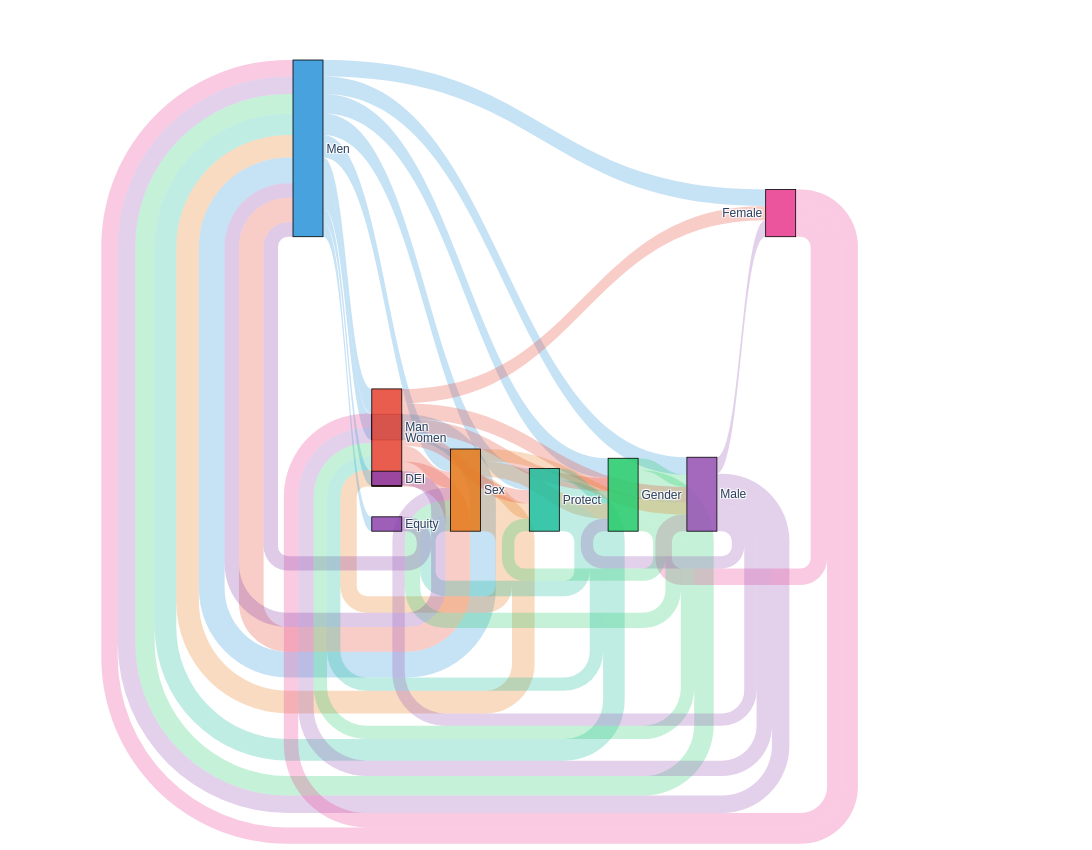

The cell this chart's notebook holds for it:
### Markdown cell above
## Figure 7. Co-occurrence flow diagram (Sankey)

This diagram represents the co-occurrence network as **elastic bands with source and target**. Each band represents a pair of terms that appear together in the same unit of analysis; the band thickness is proportional to the co-occurrence frequency.

**How to read the Sankey:** When you hover over a term (node) or a co-occurrence band (link), a number appears. That number indicates how many times the two connected terms appeared together in the same unit of analysis. It is calculated by counting, across all 51 units of analysis, every time both terms of the pair are present in the same text segment. For example, if "men" and "women" co-occur in 24 units, the link between them shows 24.

Unlike the heatmap (Figure 6), the Sankey lets you visually trace the **semantic flow** from one concept to another, revealing the association chains in the discourse (e.g., how *gender* connects to *ideology*, and how *women* connects to *sports*).

### Code cell
# --- Figure 7: Sankey co-occurrence diagram (source → target bands) ---

import plotly.graph_objects as go
from collections import defaultdict

key_terms = [
    "women", "woman", "men", "man", "girls", "girl", "boys", "boy",
    "female", "male", "sex", "gender", "gender identity", "biological",
    "family", "families", "mother", "mothers", "father", "fathers",
    "sports", "athletic", "athlete", "title ix",
    "transgender", "trans", "ideology", "gender ideology",
    "single-sex", "single sex spaces", "bathroom", "locker room",
    "protection", "protect", "children", "child", "safety", "fairness",
    "dei", "diversity", "equity", "inclusion", "military", "service member"
]

key_terms_lower = [t.lower() for t in key_terms]

# Count co-occurrences source→target (bidirectional)
co_pairs = defaultdict(int)

for _, row in units_df.iterrows():
    text = row["text"].lower()
    present_terms = [t for t in key_terms_lower if t in text]
    for i in range(len(present_terms)):
        for j in range(i + 1, len(present_terms)):
            t1, t2 = present_terms[i], present_terms[j]
            co_pairs[(t1, t2)] += 1
            co_pairs[(t2, t1)] += 1

# Sort by weight and take top N flows for visual clarity
sorted_pairs = sorted(co_pairs.items(), key=lambda x: x[1], reverse=True)
top_n = 40
top_pairs = sorted_pairs[:top_n]

print(f"Total co-occurrence pairs: {len(co_pairs)}")
print(f"Bands shown (top {top_n}): {len(top_pairs)}")

# Build unique node list
all_nodes = list(dict.fromkeys(
    [t for pair in top_pairs for t in pair[0]]
))
node_index = {node: i for i, node in enumerate(all_nodes)}

# English labels
term_labels = {
    "women": "Women", "woman": "Woman", "men": "Men", "man": "Man",
    "girls": "Girls", "girl": "Girl", "boys": "Boys", "boy": "Boy",
    "female": "Female", "male": "Male", "sex": "Sex", "gender": "Gender",
    "gender identity": "Gender identity", "biological": "Biological",
    "family": "Family", "families": "Families", "mother": "Mother", "mothers": "Mothers",
    "father": "Father", "fathers": "Fathers", "sports": "Sports", "athletic": "Athletic",
    "athlete": "Athlete", "title ix": "Title IX", "transgender": "Transgender",
    "trans": "Trans", "ideology": "Ideology", "gender ideology": "Gender ideology",
    "single-sex": "Single-sex", "single sex spaces": "Single-sex spaces",
    "bathroom": "Bathroom", "locker room": "Locker room", "protection": "Protection",
    "protect": "Protect", "children": "Children", "child": "Child",
    "safety": "Safety", "fairness": "Fairness", "dei": "DEI",
    "diversity": "Diversity", "equity": "Equity", "inclusion": "Inclusion",
    "military": "Military", "service member": "Service member"
}

node_labels = [term_labels.get(n, n) for n in all_nodes]

# Distinct color for every key node so threads are visually separable.
# The most important gender terms (Women, Men, Gender, Sex, Male, Female...)
# each get their own hue instead of sharing one red.
node_palette = {
    "women":      "rgba(231, 76, 60, 0.90)",   # red
    "woman":      "rgba(231, 76, 60, 0.90)",
    "men":        "rgba(52, 152, 219, 0.90)",   # blue
    "man":        "rgba(52, 152, 219, 0.90)",
    "gender":     "rgba(46, 204, 113, 0.90)",   # green
    "sex":        "rgba(230, 126, 34, 0.90)",   # orange
    "male":       "rgba(155, 89, 182, 0.90)",   # purple
    "female":     "rgba(232, 67, 147, 0.90)",   # pink
    "girls":      "rgba(241, 196, 15, 0.90)",   # yellow
    "girl":       "rgba(241, 196, 15, 0.90)",
    "boys":       "rgba(52, 73, 94, 0.90)",     # dark blue-gray
    "boy":        "rgba(52, 73, 94, 0.90)",
    "gender identity": "rgba(142, 68, 173, 0.90)", # violet
    "transgender":     "rgba(26, 188, 156, 0.90)", # turquoise
    "trans":           "rgba(26, 188, 156, 0.90)",
    "family":          "rgba(243, 156, 18, 0.90)", # amber-orange
    "families":        "rgba(243, 156, 18, 0.90)",
    "mother":          "rgba(230, 126, 34, 0.80)",
    "mothers":         "rgba(230, 126, 34, 0.80)",
    "father":          "rgba(52, 152, 219, 0.80)",
    "fathers":         "rgba(52, 152, 219, 0.80)",
    "children":        "rgba(46, 204, 113, 0.80)",
    "child":           "rgba(46, 204, 113, 0.80)",
    "sports":          "rgba(155, 89, 182, 0.85)",
    "athletic":        "rgba(155, 89, 182, 0.85)",
    "athlete":         "rgba(155, 89, 182, 0.85)",
    "title ix":        "rgba(155, 89, 182, 0.85)",
    "ideology":        "rgba(231, 76, 60, 0.75)",
    "gender ideology": "rgba(231, 76, 60, 0.75)",
    "dei":             "rgba(142, 68, 173, 0.85)",
    "diversity":       "rgba(142, 68, 173, 0.85)",
    "equity":          "rgba(142, 68, 173, 0.85)",
    "inclusion":       "rgba(142, 68, 173, 0.85)",
    "protection":      "rgba(26, 188, 156, 0.85)",
    "protect":         "rgba(26, 188, 156, 0.85)",
    "safety":          "rgba(26, 188, 156, 0.85)",
    "fairness":        "rgba(26, 188, 156, 0.85)",
    "biological":      "rgba(230, 126, 34, 0.80)",
}
default_color = "rgba(108, 117, 125, 0.80)"  # gray for others

node_colors = [node_palette.get(n, default_color) for n in all_nodes]

# Build arrays for Sankey
source = [node_index[pair[0][0]] for pair in top_pairs]
target = [node_index[pair[0][1]] for pair in top_pairs]
value = [pair[1] for pair in top_pairs]
max_val = max(value) if value else 1

# Link colors: inherit the source node color with transparency (so each thread
# is colored by its source category, not all gray)
# Links inherit the source node color (already in node_palette) with lower alpha.
base_colors = {k: v.replace("0.90)", "0.90)") for k, v in node_palette.items()}
# Adjust alpha for links: take each rgba and reduce the last channel to 0.30
def _link_alpha(color_str, alpha=0.30):
    # color_str like "rgba(231, 76, 60, 0.90)" -> replace last value
    import re
    return re.sub(r",\s*[\d.]+\)$", f", {alpha})", color_str)

default_color = "rgba(108, 117, 125, 0.30)"

# Build link color per source node
link_colors = []
for s_idx in source:
    src_node = all_nodes[s_idx]
    base = base_colors.get(src_node, default_color)
    link_colors.append(_link_alpha(base, 0.28))

fig = go.Figure(data=[go.Sankey(
    arrangement = "snap",
    node = dict(
        pad = 25,
        thickness = 30,
        line = dict(color="black", width=0.8),
        label = node_labels,
        color = node_colors,
    ),
    link = dict(
        source = source,
        target = target,
        value = value,
        color = link_colors,
        hovertemplate = "%{source.label} → %{target.label}: %{value} co-occurrences<extra></extra>",
    )
)])

fig.update_layout(
    font_size=12,
    font_family="Arial",
    width=1300,
    height=850,
    margin=dict(l=30, r=30, t=60, b=30),
)

# Export as static image
try:
    fig_path = OUTPUTS_NOTEBOOK / "figura_07_sankey_coocurrencia.png"
    fig.write_image(str(fig_path), scale=2)
    print("Exported (PNG):", fig_path)
except Exception as e:
    print("Could not export PNG:", e)

fig.show()
print(f"Nodes: {len(all_nodes)}, Bands: {len(top_pairs)}")

### Figure 1 — Plotly figure (JSON) as saved in the notebook; plotly's stock layout.template omitted (floating-point values rounded to 4 significant figures)
{"data": [{"arrangement": "snap", "link": {"color": ["rgba(52, 152, 219, 0.28)", "rgba(52, 152, 219, 0.28)", "rgba(231, 76, 60, 0.28)", "rgba(52, 152, 219, 0.28)", "rgba(52, 152, 219, 0.28)", "rgba(230, 126, 34, 0.28)", "rgba(52, 152, 219, 0.28)", "rgba(26, 188, 156, 0.28)", "rgba(52, 152, 219, 0.28)", "rgba(46, 204, 113, 0.28)", "rgba(52, 152, 219, 0.28)", "rgba(155, 89, 182, 0.28)", "rgba(231, 76, 60, 0.28)", "rgba(230, 126, 34, 0.28)", "rgba(52, 152, 219, 0.28)", "rgba(232, 67, 147, 0.28)", "rgba(232, 67, 147, 0.28)", "rgba(155, 89, 182, 0.28)", "rgba(230, 126, 34, 0.28)", "rgba(46, 204, 113, 0.28)", "rgba(231, 76, 60, 0.28)", "rgba(155, 89, 182, 0.28)", "rgba(230, 126, 34, 0.28)", "rgba(26, 188, 156, 0.28)", "rgba(231, 76, 60, 0.28)", "rgba(232, 67, 147, 0.28)", "rgba(52, 152, 219, 0.28)", "rgba(142, 68, 173, 0.28)", "rgba(52, 152, 219, 0.28)", "rgba(142, 68, 173, 0.28)", "rgba(231, 76, 60, 0.28)", "rgba(46, 204, 113, 0.28)", "rgba(231, 76, 60, 0.28)", "rgba(26, 188, 156, 0.28)", "rgba(155, 89, 182, 0.28)", "rgba(230, 126, 34, 0.28)", "rgba(155, 89, 182, 0.28)", "rgba(46, 204, 113, 0.28)", "rgba(46, 204, 113, 0.28)", "rgba(26, 188, 156, 0.28)"], "hovertemplate": "%{source.label} → %{target.label}: %{value} co-occurrences<extra></extra>", "source": [0, 1, 2, 0, 0, 3, 0, 4, 0, 5, 0, 6, 2, 3, 0, 7, 7, 6, 3, 5, 2, 6, 3, 4, 2, 7, 0, 8, 0, 9, 2, 5, 2, 4, 6, 3, 6, 5, 5, 4], "target": [1, 0, 0, 2, 3, 0, 4, 0, 5, 0, 6, 0, 3, 2, 7, 0, 6, 7, 5, 3, 6, 2, 4, 3, 7, 2, 8, 0, 9, 0, 5, 2, 4, 2, 3, 6, 5, 6, 4, 5], "value": [25, 25, 24, 24, 22, 22, 21, 21, 19, 19, 17, 17, 16, 16, 16, 16, 16, 16, 15, 15, 15, 15, 15, 15, 14, 14, 14, 14, 14, 14, 13, 13, 13, 13, 12, 12, 12, 12, 12, 12]}, "node": {"color": ["rgba(52, 152, 219, 0.90)", "rgba(52, 152, 219, 0.90)", "rgba(231, 76, 60, 0.90)", "rgba(230, 126, 34, 0.90)", "rgba(26, 188, 156, 0.85)", "rgba(46, 204, 113, 0.90)", "rgba(155, 89, 182, 0.90)", "rgba(232, 67, 147, 0.90)", "rgba(142, 68, 173, 0.85)", "rgba(142, 68, 173, 0.85)"], "label": ["Men", "Man", "Women", "Sex", "Protect", "Gender", "Male", "Female", "Equity", "DEI"], "line": {"color": "black", "width": 0.8}, "pad": 25, "thickness": 30}, "type": "sankey"}], "layout": {"font": {"family": "Arial", "size": 12}, "height": 850, "margin": {"b": 30, "l": 30, "r": 30, "t": 60}, "width": 1300}}
